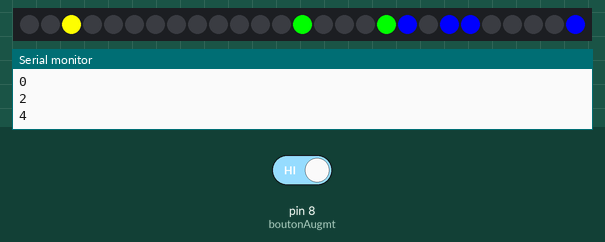
Bench run of a sketch on a simulated Arduino Uno, built with avr-gcc and run on an emulated ATmega328P. On the bench: 27 RGB LEDs in strip order, left to right, the last lines printed to the serial monitor. The inputs (shaded band) are chosen by the test bench; at power-on: pin 8 (boutonAugmt) HIGH. The local clock reads 2024-03-15 10:24:30 at power-on unless the sketch sets it; random numbers use the default seed unless the sketch sets one.

Above: at 0.1 s.
At 18.0 s:
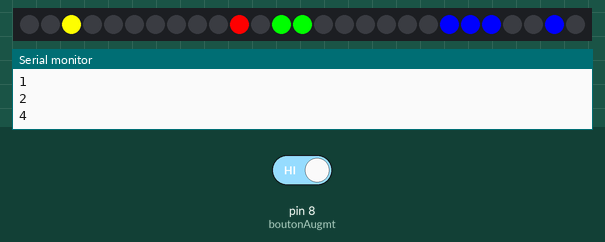
18.1 s: pin 8 (boutonAugmt) driven LOW
At 30.8 s:
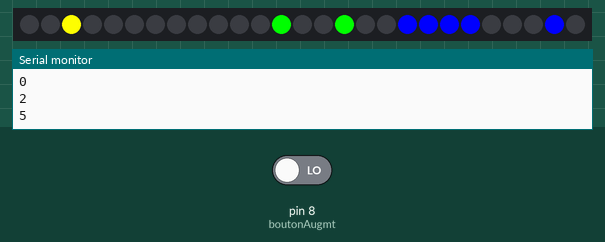
Timing chart, 0 to 32.3 s (numbered marks = the images above; inputs shaded):
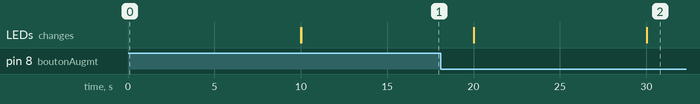

The sketch:

RGB__Horloge.ino
```cpp
// (licence header left out)
#include <DS3231.h>
#include <Wire.h>
#define DS3231_I2C_ADDRESS 0x68
// Init the DS3231 using the hardware interface
DS3231  rtc(A4, A5);

// Init a Time-data structure
Time  t;


#include "FastLED.h"

// How many leds in your strip?
#define NUM_LEDS 27

// For led chips like Neopixels, which have a data line, ground, and power, you just
// need to define DATA_PIN.  For led chipsets that are SPI based (four wires - data, clock,
// ground, and power), like the LPD8806 define both DATA_PIN and CLOCK_PIN
#define DATA_PIN 6
#define CLOCK_PIN 13

// Define the array of leds
CRGB leds[NUM_LEDS];

//essaie avec 12:46
int dH=1;
int mH=4;
int dM=3;
int mM=6;

int leddH[]={0,0,0};
int ledmH[]={0,0,0,0,0,0,0,0,0};
int leddM[]={0,0,0,0,0,0};
int ledmM[]={0,0,0,0,0,0,0,0,0};
int randdH=-1;
int randmH=-1;
int randdM=-1;
int randmM=-1;

int lum=250;

int memoireAugmt ;
const int boutonAugmt = 8;
int etatAugmt ;

void setup() {
  Wire.begin();
  // put your setup code here, to run once:
  FastLED.addLeds<WS2812B, DATA_PIN, GRB>(leds, NUM_LEDS);

    // Setup Serial connection
  Serial.begin(9600);
  // Uncomment the next line if you are using an Arduino Leonardo
  //while (!Serial) {}

  // Initialize the rtc object
  rtc.begin();
  pinMode(boutonAugmt, INPUT);
  //rtc.setTime(17, 57, 00);
  }

void loop() {
  etatAugmt = digitalRead(boutonAugmt);

  // Get data from the DS3231
  t = rtc.getTime();
  int H=t.hour;
  int M=t.min;
  if (H>7 and H<21)lum=250;


  else lum=50;
  dH=int(H/10);
  mH=int(H%10);
  dM=int(M/10);
  mM=int(M%10);
Serial.println(dH);
Serial.println(mH);
Serial.println(dM);
Serial.println(mM);


  if ((etatAugmt != memoireAugmt) && (etatAugmt == 1)) {
    rtc.setTime(H+1, t.min, t.sec);     // Set the time to 12:00:00 (24hr format); // Si le bouton a un état différent de celui enregistré et  que cet état est "haut"

  }
   else if ((etatAugmt != memoireAugmt) && (etatAugmt == 0)){
    rtc.setTime(H-1, t.min, t.sec); // Si le bouton a un état différent de celui enregistré et  que cet état est "haut"

   }
  memoireAugmt = etatAugmt; // met l'état du bouton dans la mémoire


  //------------------------------------------
  if (dM!=0){
    for (int i=1;i<=dM;i++){
      randdM=random(0,6);
      while (leddM[randdM]==1){
        randdM=random(0,6);
        if (leddM[randdM]==0)break;
        }
      leddM[randdM]= 1;
      }
    for (int i=0;i<6;i++) if (leddM[i]==1)leds[i+12].setRGB( 0, lum,0 );
    }
  //--------------------------------------------------------

  //------------------------------------------
  if (dH!=0){//si l'heure est à zero sa sert à rien d'allumer une led
    for (int i=0;i<dH;i++){ //je passe dans la boucle autant de fois qu'il y a de led à allumer
      randdH=random(0,3); //tire une position au hasard en fonction du nombre de position possible
      while (leddH[randdH]==1){ //tant que la position à déja été tirer je recommance
        randdH=random(0,3); //tire une position au hasard en fonction du nombre de position possible
        if (leddH[randdH]==0)break;//je pars de la boucle while si je tombe sur une position pas encore obtenue( je dois le faire sinon ça bug )
        }
      leddH[randdH]= 1; //je met un 1 à la position tiré qui est bonne
      }
    for (int i=0;i<3;i++)if (leddH[i]==1)leds[i].setRGB( lum, lum,0 ); //je regarde à chaque position si la led doit etre allumé ou pas et j'indique qu'elle doit être allumé
    }
  //--------------------------------------------------------

  //------------------------------------------
  if (mM!=0){
    for (int i=1;i<=mM;i++){

      randmM=random(0,8);

      while (ledmM[randmM]==1){
        randmM=random(0,9);
        if (ledmM[randmM]==0)break;
        }
      ledmM[randmM]= 1;
      }


    for (int i=0;i<9;i++) {
      if (ledmM[i]==1)leds[i+18].setRGB( 0, 0,lum );
    }

    }

  //--------------------------------------------------------


    //------------------------------------------
  if (mH!=0){
    for (int i=0;i<mH;i++){
      randmH=random(0,9);
      while (ledmH[randmH]==1){
        randmH=random(0,9);
        if (ledmH[randmH]==0)break;
        }
      ledmH[randmH]= 1;
      }
    for (int i=0;i<9;i++)if (ledmH[i]==1)leds[i+3].setRGB( lum, 0,0 );
    }
  //--------------------------------------------------------


  FastLED.show();//toute les led qui ont été indiqué comme étant allumé, je les allume
  delay(10000);//attente d'une seconde d'affichage
  for(int dot = 0; dot < NUM_LEDS; dot++)leds[dot] = CRGB::Black; //j'indique que toute les leds doivent être éteinte
  FastLED.show();//je les éteins

  //-----------------
  for (int i=0;i<=3;i++)leddH[i]=0; //je réinitialise mes listes
  //-------------------

  //-----------------
  for (int i=0;i<=9;i++)ledmH[i]=0;
  //-------------------

  //-----------------
  for (int i=0;i<=6;i++)leddM[i]=0;
  //-------------------

  //-----------------
  for (int i=0;i<=9;i++) {
    ledmM[i]=0;
  }
  //-------------------
   memoireAugmt = etatAugmt; // met l'état du bouton dans la mémoire
  }
```
